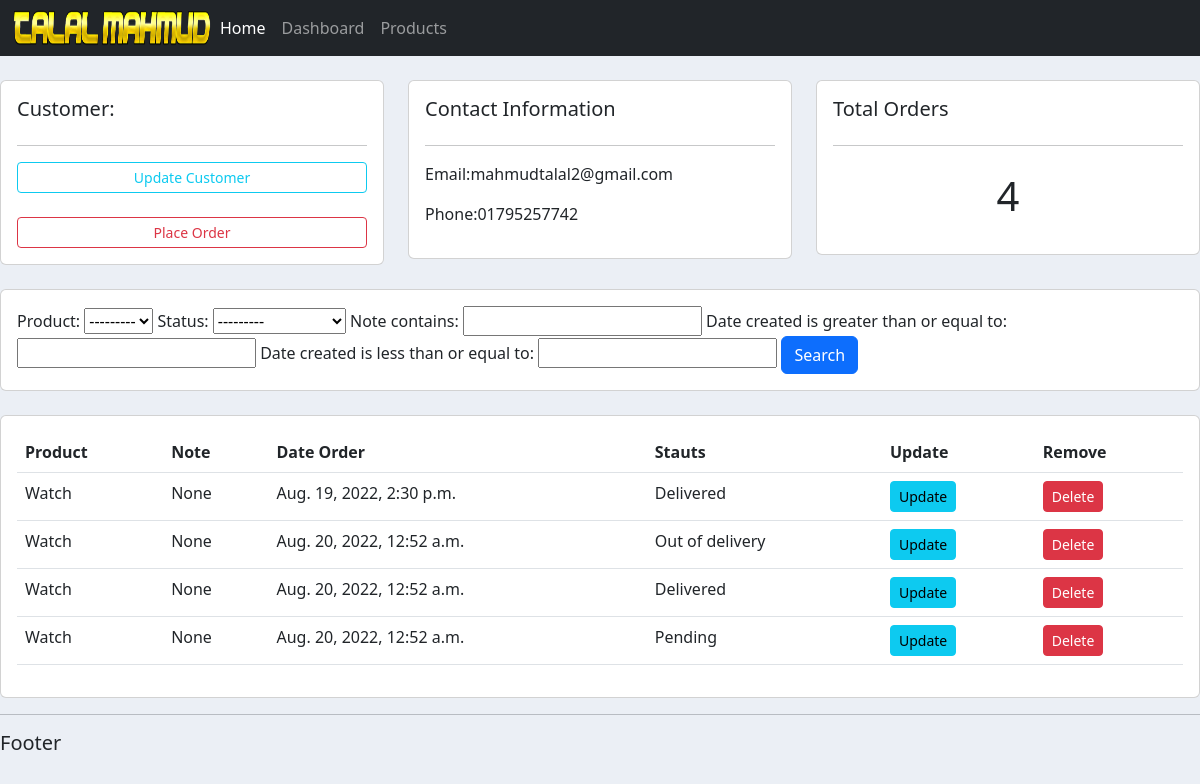
The app's page /customer/1/ with its own data.
### accounts/models.py (models this page shows, shortened)
class Customer(models.Model):
    name = models.CharField(max_length=200, null=True)
    phone = models.CharField(max_length=200, null=True)
    email = models.CharField(max_length=200, null=True)
    date_created = models.DateTimeField(auto_now_add= True, null= True)

class Order(models.Model):
    STATUS = (
        ('Pending', 'Pending'),
        ('Out of delivery', 'Out of delivery'),
        ('Delivered','Delivered'),
    )
    customer = models.ForeignKey(Customer,null=True,on_delete=models.CASCADE)
    product = models.ForeignKey(Product, null=True, on_delete=models.CASCADE)
    date_created = models.DateTimeField(auto_now_add= True, null= True)
    status = models.CharField(max_length=200, null=True, choices=STATUS)
    note = models.CharField(max_length=200, null=True)

class Product(models.Model):
    CATEGORY = (
        ('Indoor', 'Indoor'),
        ('Out Door', 'Out Door'),
    )
    name = models.CharField(max_length=200, null=True)
    price = models.FloatField(null=True)
    category = models.CharField(max_length=200, null=True, choices= CATEGORY)
    description = models.CharField(max_length=200, null=True)
    date_created = models.DateTimeField(auto_now_add= True, null= True)
    tags = models.ManyToManyField(Tag)
    def __str__(self):
        return self.name

### accounts/views.py (the view)
# urls.py: path('customer/<id>/', views.customer, name='customer'),
def customer(request, id):
    customer = Customer.objects.get(id=id)
    orders = customer.order_set.all()
    total_order = orders.count()
    myfilter = OrderFilter(request.POST, queryset=orders)
    orders = myfilter.qs
    context = {'customer': customer, 'orders': orders, 'total_order': total_order, 'myfilter':myfilter}
    return render(request, 'accounts/customer.html',context)

### templates/accounts/customer.html (shortened to what this page needs)
{% extends 'accounts/base.html' %}
{% block content %}
<br>
<div class="row">
    <div class="col-md">
        <div class="card card-body">
            <h5 class="card-title">Customer:</h5>
            <hr>
            <a href="" class="btn btn-outline-info btn-sm btn-block">Update Customer</a><br>
            <a href="{% url 'create_order' customer.id %}" class="btn btn-outline-danger btn-sm btn-block">Place Order</a>
        </div>
    </div>
   <div class="col-md">
    <div class="card card-body">
        <h5 class="card-title">Contact Information</h5>
        <hr>
        <p>Email:{{customer.email}} </p>
        <p>Phone:{{customer.phone}} </p>
    </div>
    </div>
    <div class="col-md">
        <div class="card card-body">
            <h5 class="card-title">Total Orders</h5>
            <hr>
            <h1 style="text-align: center; padding:10px;">{{total_order}}</h1>
        </div>
    </div>
</div>
 <br>
<div class="row">
    <div class="col">
        <div class="card card-body">
            <form action="" method="POST">
                {{myfilter.form}}
                <button type="submit" class="btn btn-primary">Search</button>
            </form>
        </div>
    </div>
</div>
<br>
<div class="card card-body">
    <table class="table">
        <tr>
            <th>Product</th>
            <th>Note</th>
            <th>Date Order</th>
            <th>Stauts</th>
            <th>Update</th>
            <th>Remove</th>
        </tr>
        {% for o in orders %}
        <tr>
            <td>{{o.product}}</td>
            <td>{{o.note}}</td>
            <td>{{o.date_created}}</td>
            <td>{{o.status}}</td>
            <td><a class="btn btn-sm btn-info" href="{% url 'update_order' o.id %}">Update</a></td>
            <td><a class="btn btn-sm btn-danger" href="{% url 'delete_order' o.id %}">Delete</a></td>
        </tr>
        {% endfor %}
    </table>
</div>
{% endblock %}

### static/css/base.css (style rules this page uses)
body { background-color: #ebeff5; }

### records on screen
Customer: email "mahmudtalal2@gmail.com", phone "01795257742"
Order: product "Watch", note "None", date_created "Aug. 19, 2022, 2:30 p.m.", status "Delivered"
Order: product "Watch", note "None", date_created "Aug. 20, 2022, 12:52 a.m.", status "Out of delivery"
Order: product "Watch", note "None", date_created "Aug. 20, 2022, 12:52 a.m.", status "Delivered"
Order: product "Watch", note "None", date_created "Aug. 20, 2022, 12:52 a.m.", status "Pending"

### other values on screen
{{ total_order }} "4"
